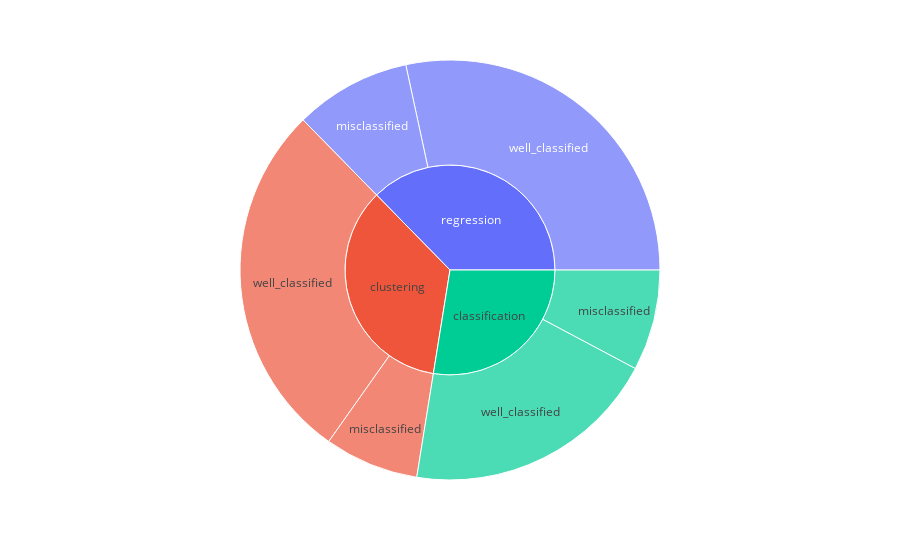

The cell this chart's notebook holds for it:
### Markdown cell above
Percentage of misclassified samples :

*  Nlp ~ 11 %
*  Reinforcement Learning ~ 6 %
*  Computer Vision ~ 6 %

### Code cell
without_oversampling("../data/technique_data.csv")

### Figure 1 — Plotly figure (JSON) as saved in the notebook; plotly's stock layout.template omitted (floating-point values rounded to 4 significant figures)
{"data": [{"branchvalues": "total", "domain": {"x": [0, 1], "y": [0, 1]}, "hovertemplate": "labels=%{label}<br>value=%{value}<br>parent=%{parent}<br>id=%{id}<extra></extra>", "ids": ["classification/misclassified", "clustering/misclassified", "regression/misclassified", "classification/well_classified", "clustering/well_classified", "regression/well_classified", "classification", "clustering", "regression"], "labels": ["misclassified", "misclassified", "misclassified", "well_classified", "well_classified", "well_classified", "classification", "clustering", "regression"], "name": "", "parents": ["classification", "clustering", "regression", "classification", "clustering", "regression", "", "", ""], "type": "sunburst", "values": [46, 43, 53, 117, 165, 168, 163, 208, 221]}], "layout": {"legend": {"tracegroupgap": 0}, "margin": {"t": 60}}}
